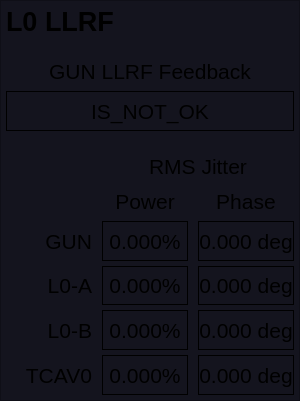
   <widget class="QFrame" name="frame_generic_12">
    <property name="geometry">
     <rect>
      <x>1610</x>
      <y>620</y>
      <width>300</width>
      <height>401</height>
     </rect>
    </property>
    <property name="styleSheet">
     <string notr="true">background-color: rgb(20,20,30);</string>
    </property>
    <property name="frameShape">
     <enum>QFrame::StyledPanel</enum>
    </property>
    <property name="frameShadow">
     <enum>QFrame::Raised</enum>
    </property>
    <layout class="QGridLayout" name="gridLayout_8">
     <property name="leftMargin">
      <number>5</number>
     </property>
     <property name="topMargin">
      <number>5</number>
     </property>
     <property name="rightMargin">
      <number>5</number>
     </property>
     <property name="bottomMargin">
      <number>5</number>
     </property>
     <property name="horizontalSpacing">
      <number>10</number>
     </property>
     <property name="verticalSpacing">
      <number>5</number>
     </property>
     <item row="6" column="1">
      <widget class="QLabel" name="label_63">
       <property name="maximumSize">
        <size>
         <width>16777215</width>
         <height>30</height>
        </size>
       </property>
       <property name="font">
        <font>
         <pointsize>16</pointsize>
         <weight>50</weight>
         <bold>false</bold>
        </font>
       </property>
       <property name="text">
        <string>Power</string>
       </property>
       <property name="alignment">
        <set>Qt::AlignCenter</set>
       </property>
       <property name="wordWrap">
        <bool>true</bool>
       </property>
      </widget>
     </item>
     <item row="1" column="0" colspan="3">
      <widget class="PyDMDrawingLine" name="PyDMDrawingLine_18">
       <property name="minimumSize">
        <size>
         <width>0</width>
         <height>10</height>
        </size>
       </property>
       <property name="maximumSize">
        <size>
         <width>16777215</width>
         <height>10</height>
        </size>
       </property>
       <property name="toolTip">
        <string/>
       </property>
       <property name="brush" stdset="0">
        <brush brushstyle="SolidPattern">
         <color alpha="255">
          <red>200</red>
          <green>200</green>
          <blue>200</blue>
         </color>
        </brush>
       </property>
       <property name="penColor" stdset="0">
        <color>
         <red>80</red>
         <green>80</green>
         <blue>80</blue>
        </color>
       </property>
       <property name="penWidth" stdset="0">
        <double>1.000000000000000</double>
       </property>
      </widget>
     </item>
     <item row="9" column="1">
      <widget class="PyDMLabel" name="pwr_gun_29">
       <property name="maximumSize">
        <size>
         <width>110</width>
         <height>40</height>
        </size>
       </property>
       <property name="font">
        <font>
         <pointsize>16</pointsize>
        </font>
       </property>
       <property name="toolTip">
        <string/>
       </property>
       <property name="styleSheet">
        <string notr="true">PyDMLabel {
  border-radius: 2px;
}
PyDMLabel[alarmSensitiveBorder=&quot;true&quot;][alarmSeverity=&quot;0&quot;] {
  background-color: rgb(0,0,10);
  color: rgb(144,194,255);
}

PyDMLabel[alarmSensitiveBorder=&quot;true&quot;][alarmSeverity=&quot;1&quot;] {
  background-color: rgb(0,0,10);
  color: rgb(255,255,0);
}

PyDMLabel[alarmSensitiveBorder=&quot;true&quot;][alarmSeverity=&quot;2&quot;] {
  color: rgb(255,0,0);
  background-color: rgb(0,0,10);
}

PyDMLabel[alarmSensitiveBorder=&quot;true&quot;][alarmSeverity=&quot;3&quot;] {
  background-color: rgb(192,0,255);
  color: rgb(255,255,0);
}

PyDMLabel[alarmSensitiveBorder=&quot;true&quot;][alarmSeverity=&quot;4&quot;] {
  color: rgb(218,218,218);
  background-color: rgb(25,25,25);
}</string>
       </property>
       <property name="frameShape">
        <enum>QFrame::Box</enum>
       </property>
       <property name="frameShadow">
        <enum>QFrame::Plain</enum>
       </property>
       <property name="text">
        <string>0.000%</string>
       </property>
       <property name="alignment">
        <set>Qt::AlignCenter</set>
       </property>
       <property name="precision" stdset="0">
        <number>0</number>
       </property>
       <property name="showUnits" stdset="0">
        <bool>true</bool>
       </property>
       <property name="precisionFromPV" stdset="0">
        <bool>true</bool>
       </property>
       <property name="alarmSensitiveContent" stdset="0">
        <bool>false</bool>
       </property>
       <property name="alarmSensitiveBorder" stdset="0">
        <bool>true</bool>
       </property>
       <property name="PyDMToolTip" stdset="0">
        <string/>
       </property>
       <property name="channel" stdset="0">
        <string>ACCL:LI10:41:AMPL_JITT_W0CH0</string>
       </property>
       <property name="enableRichText" stdset="0">
        <bool>false</bool>
       </property>
      </widget>
     </item>
     <item row="6" column="2">
      <widget class="QLabel" name="label_64">
       <property name="maximumSize">
        <size>
         <width>16777215</width>
         <height>30</height>
        </size>
       </property>
       <property name="font">
        <font>
         <pointsize>16</pointsize>
         <weight>50</weight>
         <bold>false</bold>
        </font>
       </property>
       <property name="text">
        <string>Phase</string>
       </property>
       <property name="alignment">
        <set>Qt::AlignCenter</set>
       </property>
       <property name="wordWrap">
        <bool>true</bool>
       </property>
      </widget>
     </item>
     <item row="9" column="0">
      <widget class="QLabel" name="label_111">
       <property name="font">
        <font>
         <pointsize>16</pointsize>
         <weight>50</weight>
         <bold>false</bold>
        </font>
       </property>
       <property name="text">
        <string>L0-B</string>
       </property>
       <property name="alignment">
        <set>Qt::AlignRight|Qt::AlignTrailing|Qt::AlignVCenter</set>
       </property>
      </widget>
     </item>
     <item row="7" column="0">
      <widget class="QLabel" name="label_109">
       <property name="font">
        <font>
         <pointsize>16</pointsize>
         <weight>50</weight>
         <bold>false</bold>
        </font>
       </property>
       <property name="text">
        <string>GUN</string>
       </property>
       <property name="alignment">
        <set>Qt::AlignRight|Qt::AlignTrailing|Qt::AlignVCenter</set>
       </property>
      </widget>
     </item>
     <item row="0" column="0" colspan="3">
      <widget class="QLabel" name="label_53">
       <property name="maximumSize">
        <size>
         <width>16777215</width>
         <height>30</height>
        </size>
       </property>
       <property name="font">
        <font>
         <pointsize>20</pointsize>
         <weight>75</weight>
         <bold>true</bold>
        </font>
       </property>
       <property name="text">
        <string>L0 LLRF</string>
       </property>
       <property name="alignment">
        <set>Qt::AlignLeading|Qt::AlignLeft|Qt::AlignVCenter</set>
       </property>
      </widget>
     </item>
     <item row="9" column="2">
      <widget class="PyDMLabel" name="pwr_gun_32">
       <property name="maximumSize">
        <size>
         <width>110</width>
         <height>40</height>
        </size>
       </property>
       <property name="font">
        <font>
         <pointsize>16</pointsize>
        </font>
       </property>
       <property name="toolTip">
        <string/>
       </property>
       <property name="styleSheet">
        <string notr="true">PyDMLabel {
  border-radius: 2px;
}
PyDMLabel[alarmSensitiveBorder=&quot;true&quot;][alarmSeverity=&quot;0&quot;] {
  background-color: rgb(0,0,10);
  color: rgb(144,194,255);
}

PyDMLabel[alarmSensitiveBorder=&quot;true&quot;][alarmSeverity=&quot;1&quot;] {
  background-color: rgb(0,0,10);
  color: rgb(255,255,0);
}

PyDMLabel[alarmSensitiveBorder=&quot;true&quot;][alarmSeverity=&quot;2&quot;] {
  color: rgb(255,0,0);
  background-color: rgb(0,0,10);
}

PyDMLabel[alarmSensitiveBorder=&quot;true&quot;][alarmSeverity=&quot;3&quot;] {
  background-color: rgb(192,0,255);
  color: rgb(255,255,0);
}

PyDMLabel[alarmSensitiveBorder=&quot;true&quot;][alarmSeverity=&quot;4&quot;] {
  color: rgb(218,218,218);
  background-color: rgb(25,25,25);
}</string>
       </property>
       <property name="frameShape">
        <enum>QFrame::Box</enum>
       </property>
       <property name="frameShadow">
        <enum>QFrame::Plain</enum>
       </property>
       <property name="text">
        <string>0.000 deg</string>
       </property>
       <property name="alignment">
        <set>Qt::AlignCenter</set>
       </property>
       <property name="precision" stdset="0">
        <number>0</number>
       </property>
       <property name="showUnits" stdset="0">
        <bool>true</bool>
       </property>
       <property name="precisionFromPV" stdset="0">
        <bool>true</bool>
       </property>
       <property name="alarmSensitiveContent" stdset="0">
        <bool>false</bool>
       </property>
       <property name="alarmSensitiveBorder" stdset="0">
        <bool>true</bool>
       </property>
       <property name="PyDMToolTip" stdset="0">
        <string/>
       </property>
       <property name="channel" stdset="0">
        <string>ACCL:LI10:41:PHASE_JITT_W0CH0</string>
       </property>
       <property name="enableRichText" stdset="0">
        <bool>false</bool>
       </property>
      </widget>
     </item>
     <item row="7" column="1">
      <widget class="PyDMLabel" name="pwr_gun_20">
       <property name="maximumSize">
        <size>
         <width>110</width>
         <height>40</height>
        </size>
       </property>
       <property name="font">
        <font>
         <pointsize>16</pointsize>
        </font>
       </property>
       <property name="toolTip">
        <string/>
       </property>
       <property name="styleSheet">
        <string notr="true">PyDMLabel {
  border-radius: 2px;
}
PyDMLabel[alarmSensitiveBorder=&quot;true&quot;][alarmSeverity=&quot;0&quot;] {
  background-color: rgb(0,0,10);
  color: rgb(144,194,255);
}

PyDMLabel[alarmSensitiveBorder=&quot;true&quot;][alarmSeverity=&quot;1&quot;] {
  background-color: rgb(0,0,10);
  color: rgb(255,255,0);
}

PyDMLabel[alarmSensitiveBorder=&quot;true&quot;][alarmSeverity=&quot;2&quot;] {
  color: rgb(255,0,0);
  background-color: rgb(0,0,10);
}

PyDMLabel[alarmSensitiveBorder=&quot;true&quot;][alarmSeverity=&quot;3&quot;] {
  background-color: rgb(192,0,255);
  color: rgb(255,255,0);
}

PyDMLabel[alarmSensitiveBorder=&quot;true&quot;][alarmSeverity=&quot;4&quot;] {
  color: rgb(218,218,218);
  background-color: rgb(25,25,25);
}</string>
       </property>
       <property name="frameShape">
        <enum>QFrame::Box</enum>
       </property>
       <property name="frameShadow">
        <enum>QFrame::Plain</enum>
       </property>
       <property name="text">
        <string>0.000%</string>
       </property>
       <property name="alignment">
        <set>Qt::AlignCenter</set>
       </property>
       <property name="precision" stdset="0">
        <number>0</number>
       </property>
       <property name="showUnits" stdset="0">
        <bool>true</bool>
       </property>
       <property name="precisionFromPV" stdset="0">
        <bool>true</bool>
       </property>
       <property name="alarmSensitiveContent" stdset="0">
        <bool>false</bool>
       </property>
       <property name="alarmSensitiveBorder" stdset="0">
        <bool>true</bool>
       </property>
       <property name="PyDMToolTip" stdset="0">
        <string/>
       </property>
       <property name="channel" stdset="0">
        <string>ACCL:LI10:21:AMPL_JITT_W0CH6</string>
       </property>
       <property name="enableRichText" stdset="0">
        <bool>false</bool>
       </property>
      </widget>
     </item>
     <item row="8" column="2">
      <widget class="PyDMLabel" name="pwr_gun_31">
       <property name="maximumSize">
        <size>
         <width>110</width>
         <height>40</height>
        </size>
       </property>
       <property name="font">
        <font>
         <pointsize>16</pointsize>
        </font>
       </property>
       <property name="toolTip">
        <string/>
       </property>
       <property name="styleSheet">
        <string notr="true">PyDMLabel {
  border-radius: 2px;
}
PyDMLabel[alarmSensitiveBorder=&quot;true&quot;][alarmSeverity=&quot;0&quot;] {
  background-color: rgb(0,0,10);
  color: rgb(144,194,255);
}

PyDMLabel[alarmSensitiveBorder=&quot;true&quot;][alarmSeverity=&quot;1&quot;] {
  background-color: rgb(0,0,10);
  color: rgb(255,255,0);
}

PyDMLabel[alarmSensitiveBorder=&quot;true&quot;][alarmSeverity=&quot;2&quot;] {
  color: rgb(255,0,0);
  background-color: rgb(0,0,10);
}

PyDMLabel[alarmSensitiveBorder=&quot;true&quot;][alarmSeverity=&quot;3&quot;] {
  background-color: rgb(192,0,255);
  color: rgb(255,255,0);
}

PyDMLabel[alarmSensitiveBorder=&quot;true&quot;][alarmSeverity=&quot;4&quot;] {
  color: rgb(218,218,218);
  background-color: rgb(25,25,25);
}</string>
       </property>
       <property name="frameShape">
        <enum>QFrame::Box</enum>
       </property>
       <property name="frameShadow">
        <enum>QFrame::Plain</enum>
       </property>
       <property name="text">
        <string>0.000 deg</string>
       </property>
       <property name="alignment">
        <set>Qt::AlignCenter</set>
       </property>
       <property name="precision" stdset="0">
        <number>0</number>
       </property>
       <property name="showUnits" stdset="0">
        <bool>true</bool>
       </property>
       <property name="precisionFromPV" stdset="0">
        <bool>true</bool>
       </property>
       <property name="alarmSensitiveContent" stdset="0">
        <bool>false</bool>
       </property>
       <property name="alarmSensitiveBorder" stdset="0">
        <bool>true</bool>
       </property>
       <property name="PyDMToolTip" stdset="0">
        <string/>
       </property>
       <property name="channel" stdset="0">
        <string>ACCL:LI10:31:PHASE_JITT_W0CH0</string>
       </property>
       <property name="enableRichText" stdset="0">
        <bool>false</bool>
       </property>
      </widget>
     </item>
     <item row="10" column="1">
      <widget class="PyDMLabel" name="pwr_gun_30">
       <property name="maximumSize">
        <size>
         <width>110</width>
         <height>40</height>
        </size>
       </property>
       <property name="font">
        <font>
         <pointsize>16</pointsize>
        </font>
       </property>
       <property name="toolTip">
        <string/>
       </property>
       <property name="styleSheet">
        <string notr="true">PyDMLabel {
  border-radius: 2px;
}
PyDMLabel[alarmSensitiveBorder=&quot;true&quot;][alarmSeverity=&quot;0&quot;] {
  background-color: rgb(0,0,10);
  color: rgb(144,194,255);
}

PyDMLabel[alarmSensitiveBorder=&quot;true&quot;][alarmSeverity=&quot;1&quot;] {
  background-color: rgb(0,0,10);
  color: rgb(255,255,0);
}

PyDMLabel[alarmSensitiveBorder=&quot;true&quot;][alarmSeverity=&quot;2&quot;] {
  color: rgb(255,0,0);
  background-color: rgb(0,0,10);
}

PyDMLabel[alarmSensitiveBorder=&quot;true&quot;][alarmSeverity=&quot;3&quot;] {
  background-color: rgb(192,0,255);
  color: rgb(255,255,0);
}

PyDMLabel[alarmSensitiveBorder=&quot;true&quot;][alarmSeverity=&quot;4&quot;] {
  color: rgb(218,218,218);
  background-color: rgb(25,25,25);
}</string>
       </property>
       <property name="frameShape">
        <enum>QFrame::Box</enum>
       </property>
       <property name="frameShadow">
        <enum>QFrame::Plain</enum>
       </property>
       <property name="text">
        <string>0.000%</string>
       </property>
       <property name="alignment">
        <set>Qt::AlignCenter</set>
       </property>
       <property name="precision" stdset="0">
        <number>0</number>
       </property>
       <property name="showUnits" stdset="0">
        <bool>true</bool>
       </property>
       <property name="precisionFromPV" stdset="0">
        <bool>true</bool>
       </property>
       <property name="alarmSensitiveContent" stdset="0">
        <bool>false</bool>
       </property>
       <property name="alarmSensitiveBorder" stdset="0">
        <bool>true</bool>
       </property>
       <property name="PyDMToolTip" stdset="0">
        <string/>
       </property>
       <property name="channel" stdset="0">
        <string>ACCL:LI10:51:AMPL_JITT_W0CH0</string>
       </property>
       <property name="enableRichText" stdset="0">
        <bool>false</bool>
       </property>
      </widget>
     </item>
     <item row="8" column="0">
      <widget class="QLabel" name="label_110">
       <property name="font">
        <font>
         <pointsize>16</pointsize>
         <weight>50</weight>
         <bold>false</bold>
        </font>
       </property>
       <property name="text">
        <string>L0-A</string>
       </property>
       <property name="alignment">
        <set>Qt::AlignRight|Qt::AlignTrailing|Qt::AlignVCenter</set>
       </property>
      </widget>
     </item>
     <item row="3" column="0" colspan="3">
      <widget class="PyDMLabel" name="pwr_gun_46">
       <property name="font">
        <font>
         <pointsize>16</pointsize>
        </font>
       </property>
       <property name="toolTip">
        <string/>
       </property>
       <property name="styleSheet">
        <string notr="true">PyDMLabel {
  border-radius: 2px;
}
PyDMLabel[alarmSensitiveBorder=&quot;true&quot;][alarmSeverity=&quot;0&quot;] {
  background-color: rgb(0,0,10);
  color: rgb(0,255,0);
}

PyDMLabel[alarmSensitiveBorder=&quot;true&quot;][alarmSeverity=&quot;1&quot;] {
  background-color: rgb(0,0,10);
  color: rgb(255,255,0);
}

PyDMLabel[alarmSensitiveBorder=&quot;true&quot;][alarmSeverity=&quot;2&quot;] {
  background-color: rgb(255,0,0);
  color: rgb(255,255,255);
}

PyDMLabel[alarmSensitiveBorder=&quot;true&quot;][alarmSeverity=&quot;3&quot;] {
  background-color: rgb(192,0,255);
  color: rgb(255,255,0);
}

PyDMLabel[alarmSensitiveBorder=&quot;true&quot;][alarmSeverity=&quot;4&quot;] {
  color: rgb(218,218,218);
  background-color: rgb(25,25,25);
}</string>
       </property>
       <property name="frameShape">
        <enum>QFrame::Box</enum>
       </property>
       <property name="frameShadow">
        <enum>QFrame::Plain</enum>
       </property>
       <property name="text">
        <string>IS_NOT_OK</string>
       </property>
       <property name="alignment">
        <set>Qt::AlignCenter</set>
       </property>
       <property name="precision" stdset="0">
        <number>1</number>
       </property>
       <property name="showUnits" stdset="0">
        <bool>true</bool>
       </property>
       <property name="precisionFromPV" stdset="0">
        <bool>false</bool>
       </property>
       <property name="alarmSensitiveContent" stdset="0">
        <bool>false</bool>
       </property>
       <property name="alarmSensitiveBorder" stdset="0">
        <bool>true</bool>
       </property>
       <property name="PyDMToolTip" stdset="0">
        <string/>
       </property>
       <property name="channel" stdset="0">
        <string>SIOC:SYS1:ML00:CA901</string>
       </property>
       <property name="enableRichText" stdset="0">
        <bool>false</bool>
       </property>
       <property name="displayFormat" stdset="0">
        <enum>PyDMLabel::String</enum>
       </property>
      </widget>
     </item>
     <item row="10" column="0">
      <widget class="QLabel" name="label_112">
       <property name="font">
        <font>
         <pointsize>16</pointsize>
         <weight>50</weight>
         <bold>false</bold>
        </font>
       </property>
       <property name="text">
        <string>TCAV0</string>
       </property>
       <property name="alignment">
        <set>Qt::AlignRight|Qt::AlignTrailing|Qt::AlignVCenter</set>
       </property>
      </widget>
     </item>
     <item row="7" column="2">
      <widget class="PyDMLabel" name="pwr_gun_21">
       <property name="maximumSize">
        <size>
         <width>110</width>
         <height>40</height>
        </size>
       </property>
       <property name="font">
        <font>
         <pointsize>16</pointsize>
        </font>
       </property>
       <property name="toolTip">
        <string/>
       </property>
       <property name="styleSheet">
        <string notr="true">PyDMLabel {
  border-radius: 2px;
}
PyDMLabel[alarmSensitiveBorder=&quot;true&quot;][alarmSeverity=&quot;0&quot;] {
  background-color: rgb(0,0,10);
  color: rgb(144,194,255);
}

PyDMLabel[alarmSensitiveBorder=&quot;true&quot;][alarmSeverity=&quot;1&quot;] {
  background-color: rgb(0,0,10);
  color: rgb(255,255,0);
}

PyDMLabel[alarmSensitiveBorder=&quot;true&quot;][alarmSeverity=&quot;2&quot;] {
  color: rgb(255,0,0);
  background-color: rgb(0,0,10);
}

PyDMLabel[alarmSensitiveBorder=&quot;true&quot;][alarmSeverity=&quot;3&quot;] {
  background-color: rgb(192,0,255);
  color: rgb(255,255,0);
}

PyDMLabel[alarmSensitiveBorder=&quot;true&quot;][alarmSeverity=&quot;4&quot;] {
  color: rgb(218,218,218);
  background-color: rgb(25,25,25);
}</string>
       </property>
       <property name="frameShape">
        <enum>QFrame::Box</enum>
       </property>
       <property name="frameShadow">
        <enum>QFrame::Plain</enum>
       </property>
       <property name="text">
        <string>0.000 deg</string>
       </property>
       <property name="alignment">
        <set>Qt::AlignCenter</set>
       </property>
       <property name="precision" stdset="0">
        <number>0</number>
       </property>
       <property name="showUnits" stdset="0">
        <bool>true</bool>
       </property>
       <property name="precisionFromPV" stdset="0">
        <bool>true</bool>
       </property>
       <property name="alarmSensitiveContent" stdset="0">
        <bool>false</bool>
       </property>
       <property name="alarmSensitiveBorder" stdset="0">
        <bool>true</bool>
       </property>
       <property name="PyDMToolTip" stdset="0">
        <string/>
       </property>
       <property name="channel" stdset="0">
        <string>ACCL:LI10:21:PHASE_JITT_W0CH6</string>
       </property>
       <property name="enableRichText" stdset="0">
        <bool>false</bool>
       </property>
      </widget>
     </item>
     <item row="4" column="0" colspan="3">
      <widget class="PyDMDrawingLine" name="PyDMDrawingLine_28">
       <property name="minimumSize">
        <size>
         <width>0</width>
         <height>10</height>
        </size>
       </property>
       <property name="maximumSize">
        <size>
         <width>16777215</width>
         <height>10</height>
        </size>
       </property>
       <property name="toolTip">
        <string/>
       </property>
       <property name="brush" stdset="0">
        <brush brushstyle="SolidPattern">
         <color alpha="255">
          <red>200</red>
          <green>200</green>
          <blue>200</blue>
         </color>
        </brush>
       </property>
       <property name="penColor" stdset="0">
        <color>
         <red>80</red>
         <green>80</green>
         <blue>80</blue>
        </color>
       </property>
       <property name="penWidth" stdset="0">
        <double>1.000000000000000</double>
       </property>
      </widget>
     </item>
     <item row="5" column="1" colspan="2">
      <widget class="QLabel" name="label_65">
       <property name="maximumSize">
        <size>
         <width>16777215</width>
         <height>30</height>
        </size>
       </property>
       <property name="font">
        <font>
         <pointsize>16</pointsize>
         <weight>50</weight>
         <bold>false</bold>
        </font>
       </property>
       <property name="text">
        <string>RMS Jitter</string>
       </property>
       <property name="alignment">
        <set>Qt::AlignCenter</set>
       </property>
       <property name="wordWrap">
        <bool>true</bool>
       </property>
      </widget>
     </item>
     <item row="8" column="1">
      <widget class="PyDMLabel" name="pwr_gun_28">
       <property name="maximumSize">
        <size>
         <width>110</width>
         <height>40</height>
        </size>
       </property>
       <property name="font">
        <font>
         <pointsize>16</pointsize>
        </font>
       </property>
       <property name="toolTip">
        <string/>
       </property>
       <property name="styleSheet">
        <string notr="true">PyDMLabel {
  border-radius: 2px;
}
PyDMLabel[alarmSensitiveBorder=&quot;true&quot;][alarmSeverity=&quot;0&quot;] {
  background-color: rgb(0,0,10);
  color: rgb(144,194,255);
}

PyDMLabel[alarmSensitiveBorder=&quot;true&quot;][alarmSeverity=&quot;1&quot;] {
  background-color: rgb(0,0,10);
  color: rgb(255,255,0);
}

PyDMLabel[alarmSensitiveBorder=&quot;true&quot;][alarmSeverity=&quot;2&quot;] {
  color: rgb(255,0,0);
  background-color: rgb(0,0,10);
}

PyDMLabel[alarmSensitiveBorder=&quot;true&quot;][alarmSeverity=&quot;3&quot;] {
  background-color: rgb(192,0,255);
  color: rgb(255,255,0);
}

PyDMLabel[alarmSensitiveBorder=&quot;true&quot;][alarmSeverity=&quot;4&quot;] {
  color: rgb(218,218,218);
  background-color: rgb(25,25,25);
}</string>
       </property>
       <property name="frameShape">
        <enum>QFrame::Box</enum>
       </property>
       <property name="frameShadow">
        <enum>QFrame::Plain</enum>
       </property>
       <property name="text">
        <string>0.000%</string>
       </property>
       <property name="alignment">
        <set>Qt::AlignCenter</set>
       </property>
       <property name="precision" stdset="0">
        <number>0</number>
       </property>
       <property name="showUnits" stdset="0">
        <bool>true</bool>
       </property>
       <property name="precisionFromPV" stdset="0">
        <bool>true</bool>
       </property>
       <property name="alarmSensitiveContent" stdset="0">
        <bool>false</bool>
       </property>
       <property name="alarmSensitiveBorder" stdset="0">
        <bool>true</bool>
       </property>
       <property name="PyDMToolTip" stdset="0">
        <string/>
       </property>
       <property name="channel" stdset="0">
        <string>ACCL:LI10:31:AMPL_JITT_W0CH0</string>
       </property>
       <property name="enableRichText" stdset="0">
        <bool>false</bool>
       </property>
      </widget>
     </item>
     <item row="10" column="2">
      <widget class="PyDMLabel" name="pwr_gun_33">
       <property name="maximumSize">
        <size>
         <width>110</width>
         <height>40</height>
        </size>
       </property>
       <property name="font">
        <font>
         <pointsize>16</pointsize>
        </font>
       </property>
       <property name="toolTip">
        <string/>
       </property>
       <property name="styleSheet">
        <string notr="true">PyDMLabel {
  border-radius: 2px;
}
PyDMLabel[alarmSensitiveBorder=&quot;true&quot;][alarmSeverity=&quot;0&quot;] {
  background-color: rgb(0,0,10);
  color: rgb(144,194,255);
}

PyDMLabel[alarmSensitiveBorder=&quot;true&quot;][alarmSeverity=&quot;1&quot;] {
  background-color: rgb(0,0,10);
  color: rgb(255,255,0);
}

PyDMLabel[alarmSensitiveBorder=&quot;true&quot;][alarmSeverity=&quot;2&quot;] {
  color: rgb(255,0,0);
  background-color: rgb(0,0,10);
}

PyDMLabel[alarmSensitiveBorder=&quot;true&quot;][alarmSeverity=&quot;3&quot;] {
  background-color: rgb(192,0,255);
  color: rgb(255,255,0);
}

PyDMLabel[alarmSensitiveBorder=&quot;true&quot;][alarmSeverity=&quot;4&quot;] {
  color: rgb(218,218,218);
  background-color: rgb(25,25,25);
}</string>
       </property>
       <property name="frameShape">
        <enum>QFrame::Box</enum>
       </property>
       <property name="frameShadow">
        <enum>QFrame::Plain</enum>
       </property>
       <property name="text">
        <string>0.000 deg</string>
       </property>
       <property name="alignment">
        <set>Qt::AlignCenter</set>
       </property>
       <property name="precision" stdset="0">
        <number>0</number>
       </property>
       <property name="showUnits" stdset="0">
        <bool>true</bool>
       </property>
       <property name="precisionFromPV" stdset="0">
        <bool>true</bool>
       </property>
       <property name="alarmSensitiveContent" stdset="0">
        <bool>false</bool>
       </property>
       <property name="alarmSensitiveBorder" stdset="0">
        <bool>true</bool>
       </property>
       <property name="PyDMToolTip" stdset="0">
        <string/>
       </property>
       <property name="channel" stdset="0">
        <string>ACCL:LI10:51:PHASE_JITT_W0CH0</string>
       </property>
       <property name="enableRichText" stdset="0">
        <bool>false</bool>
       </property>
      </widget>
     </item>
     <item row="2" column="0" colspan="3">
      <widget class="QLabel" name="label_66">
       <property name="maximumSize">
        <size>
         <width>16777215</width>
         <height>30</height>
        </size>
       </property>
       <property name="font">
        <font>
         <pointsize>16</pointsize>
         <weight>50</weight>
         <bold>false</bold>
        </font>
       </property>
       <property name="text">
        <string>GUN LLRF Feedback</string>
       </property>
       <property name="alignment">
        <set>Qt::AlignCenter</set>
       </property>
       <property name="wordWrap">
        <bool>true</bool>
       </property>
      </widget>
     </item>
    </layout>
   </widget>
